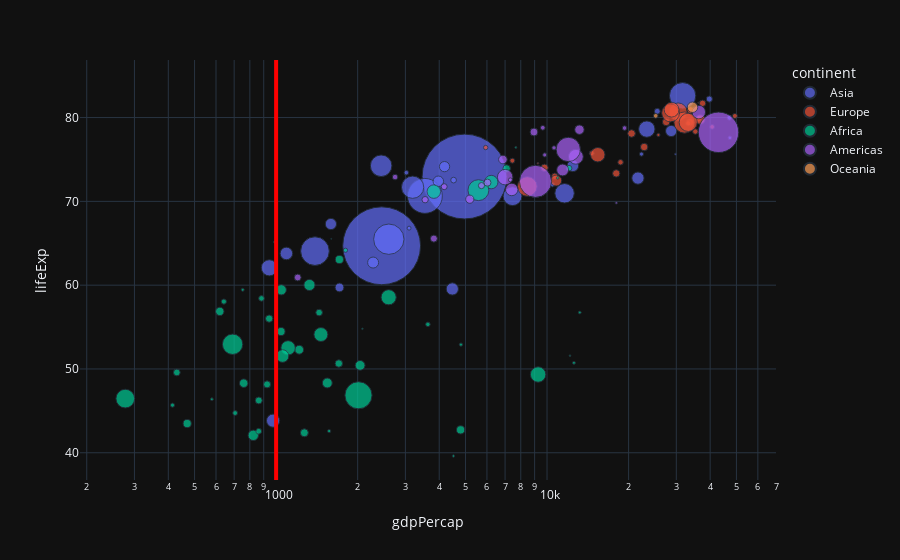

Write notebook code for a chart like this one.
### Code cell
import plotly.express as px

df = px.data.gapminder()

fig = px.scatter(df.query("year==2007"), x="gdpPercap", y="lifeExp",
	         size="pop", color="continent",
                 hover_name="country", log_x=True, size_max=60)
fig.update_layout(shapes=[
    dict(
      type= 'line',
      yref= 'paper', y0= 0, y1= 1,
      xref= 'x', x0= 1000, x1= 1000,
        line=dict(
                    color="Red",
                    width=4,
                    
                )
    )
])
fig.layout.template="plotly_dark"
#fig.write_html("blubb.html")
fig.show()

### Figure 1 — Plotly figure (JSON) as saved in the notebook; plotly's stock layout.template omitted (floating-point values rounded to 4 significant figures)
{"data": [{"hovertemplate": "<b>%{hovertext}</b><br><br>continent=Asia<br>gdpPercap=%{x}<br>lifeExp=%{y}<br>pop=%{marker.size}<extra></extra>", "hovertext": ["Afghanistan", "Bahrain", "Bangladesh", "Cambodia", "China", "Hong Kong, China", "India", "Indonesia", "Iran", "Iraq", "Israel", "Japan", "Jordan", "Korea, Dem. Rep.", "Korea, Rep.", "Kuwait", "Lebanon", "Malaysia", "Mongolia", "Myanmar", "Nepal", "Oman", "Pakistan", "Philippines", "Saudi Arabia", "Singapore", "Sri Lanka", "Syria", "Taiwan", "Thailand", "Vietnam", "West Bank and Gaza", "Yemen, Rep."], "legendgroup": "Asia", "marker": {"color": "#636efa", "size": [31889923, 708573, 150448339, 14131858, 1318683096, 6980412, 1110396331, 223547000, 69453570, 27499638, 6426679, 127467972, 6053193, 23301725, 49044790, 2505559, 3921278, 24821286, 2874127, 47761980, 28901790, 3204897, 169270617, 91077287, 27601038, 4553009, 20378239, 19314747, 23174294, 65068149, 85262356, 4018332, 22211743], "sizemode": "area", "sizeref": 366300.0, "symbol": "circle"}, "mode": "markers", "name": "Asia", "orientation": "v", "showlegend": true, "type": "scatter", "x": [974.6, 29800.0, 1391.0, 1714.0, 4959.0, 39720.0, 2452.0, 3541.0, 11610.0, 4471.0, 25520.0, 31660.0, 4519.0, 1593.0, 23350.0, 47310.0, 10460.0, 12450.0, 3096.0, 944, 1091.0, 22320.0, 2606.0, 3190.0, 21650.0, 47140.0, 3970.0, 4185.0, 28720.0, 7458.0, 2442.0, 3025.0, 2281.0], "xaxis": "x", "y": [43.83, 75.64, 64.06, 59.72, 72.96, 82.21, 64.7, 70.65, 70.96, 59.55, 80.75, 82.6, 72.53, 67.3, 78.62, 77.59, 71.99, 74.24, 66.8, 62.07, 63.78, 75.64, 65.48, 71.69, 72.78, 79.97, 72.4, 74.14, 78.4, 70.62, 74.25, 73.42, 62.7], "yaxis": "y"}, {"hovertemplate": "<b>%{hovertext}</b><br><br>continent=Europe<br>gdpPercap=%{x}<br>lifeExp=%{y}<br>pop=%{marker.size}<extra></extra>", "hovertext": ["Albania", "Austria", "Belgium", "Bosnia and Herzegovina", "Bulgaria", "Croatia", "Czech Republic", "Denmark", "Finland", "France", "Germany", "Greece", "Hungary", "Iceland", "Ireland", "Italy", "Montenegro", "Netherlands", "Norway", "Poland", "Portugal", "Romania", "Serbia", "Slovak Republic", "Slovenia", "Spain", "Sweden", "Switzerland", "Turkey", "United Kingdom"], "legendgroup": "Europe", "marker": {"color": "#EF553B", "size": [3600523, 8199783, 10392226, 4552198, 7322858, 4493312, 10228744, 5468120, 5238460, 61083916, 82400996, 10706290, 9956108, 301931, 4109086, 58147733, 684736, 16570613, 4627926, 38518241, 10642836, 22276056, 10150265, 5447502, 2009245, 40448191, 9031088, 7554661, 71158647, 60776238], "sizemode": "area", "sizeref": 366300.0, "symbol": "circle"}, "mode": "markers", "name": "Europe", "orientation": "v", "showlegend": true, "type": "scatter", "x": [5937.0, 36130.0, 33690.0, 7446.0, 10680.0, 14620.0, 22830.0, 35280.0, 33210.0, 30470.0, 32170.0, 27540.0, 18010.0, 36180.0, 40680.0, 28570.0, 9254.0, 36800.0, 49360.0, 15390.0, 20510.0, 10810.0, 9787.0, 18680.0, 25770.0, 28820.0, 33860.0, 37510.0, 8458.0, 33200.0], "xaxis": "x", "y": [76.42, 79.83, 79.44, 74.85, 73.0, 75.75, 76.49, 78.33, 79.31, 80.66, 79.41, 79.48, 73.34, 81.76, 78.89, 80.55, 74.54, 79.76, 80.2, 75.56, 78.1, 72.48, 74.0, 74.66, 77.93, 80.94, 80.88, 81.7, 71.78, 79.42], "yaxis": "y"}, {"hovertemplate": "<b>%{hovertext}</b><br><br>continent=Africa<br>gdpPercap=%{x}<br>lifeExp=%{y}<br>pop=%{marker.size}<extra></extra>", "hovertext": ["Algeria", "Angola", "Benin", "Botswana", "Burkina Faso", "Burundi", "Cameroon", "Central African Republic", "Chad", "Comoros", "Congo, Dem. Rep.", "Congo, Rep.", "Cote d'Ivoire", "Djibouti", "Egypt", "Equatorial Guinea", "Eritrea", "Ethiopia", "Gabon", "Gambia", "Ghana", "Guinea", "Guinea-Bissau", "Kenya", "Lesotho", "Liberia", "Libya", "Madagascar", "Malawi", "Mali", "Mauritania", "Mauritius", "Morocco", "Mozambique", "Namibia", "Niger", "Nigeria", "Reunion", "Rwanda", "Sao Tome and Principe", "Senegal", "Sierra Leone", "Somalia", "South Africa", "Sudan", "Swaziland", "Tanzania", "Togo", "Tunisia", "Uganda", "Zambia", "Zimbabwe"], "legendgroup": "Africa", "marker": {"color": "#00cc96", "size": [33333216, 12420476, 8078314, 1639131, 14326203, 8390505, 17696293, 4369038, 10238807, 710960, 64606759, 3800610, 18013409, 496374, 80264543, 551201, 4906585, 76511887, 1454867, 1688359, 22873338, 9947814, 1472041, 35610177, 2012649, 3193942, 6036914, 19167654, 13327079, 12031795, 3270065, 1250882, 33757175, 19951656, 2055080, 12894865, 135031164, 798094, 8860588, 199579, 12267493, 6144562, 9118773, 43997828, 42292929, 1133066, 38139640, 5701579, 10276158, 29170398, 11746035, 12311143], "sizemode": "area", "sizeref": 366300.0, "symbol": "circle"}, "mode": "markers", "name": "Africa", "orientation": "v", "showlegend": true, "type": "scatter", "x": [6223.0, 4797.0, 1441.0, 12570.0, 1217.0, 430.1, 2042.0, 706.0, 1704.0, 986.1, 277.6, 3633.0, 1545.0, 2082.0, 5581.0, 12150.0, 641.4, 690.8, 13210.0, 752.7, 1328.0, 942.7, 579.2, 1463.0, 1569.0, 414.5, 12060.0, 1045.0, 759.3, 1043.0, 1803.0, 10960.0, 3820.0, 823.7, 4811.0, 619.7, 2014.0, 7670.0, 863.1, 1598.0, 1712.0, 862.5, 926.1, 9270.0, 2602.0, 4513.0, 1107.0, 883.0, 7093.0, 1056.0, 1271.0, 469.7], "xaxis": "x", "y": [72.3, 42.73, 56.73, 50.73, 52.3, 49.58, 50.43, 44.74, 50.65, 65.15, 46.46, 55.32, 48.33, 54.79, 71.34, 51.58, 58.04, 52.95, 56.73, 59.45, 60.02, 56.01, 46.39, 54.11, 42.59, 45.68, 73.95, 59.44, 48.3, 54.47, 64.16, 72.8, 71.16, 42.08, 52.91, 56.87, 46.86, 76.44, 46.24, 65.53, 63.06, 42.57, 48.16, 49.34, 58.56, 39.61, 52.52, 58.42, 73.92, 51.54, 42.38, 43.49], "yaxis": "y"}, {"hovertemplate": "<b>%{hovertext}</b><br><br>continent=Americas<br>gdpPercap=%{x}<br>lifeExp=%{y}<br>pop=%{marker.size}<extra></extra>", "hovertext": ["Argentina", "Bolivia", "Brazil", "Canada", "Chile", "Colombia", "Costa Rica", "Cuba", "Dominican Republic", "Ecuador", "El Salvador", "Guatemala", "Haiti", "Honduras", "Jamaica", "Mexico", "Nicaragua", "Panama", "Paraguay", "Peru", "Puerto Rico", "Trinidad and Tobago", "United States", "Uruguay", "Venezuela"], "legendgroup": "Americas", "marker": {"color": "#ab63fa", "size": [40301927, 9119152, 190010647, 33390141, 16284741, 44227550, 4133884, 11416987, 9319622, 13755680, 6939688, 12572928, 8502814, 7483763, 2780132, 108700891, 5675356, 3242173, 6667147, 28674757, 3942491, 1056608, 301139947, 3447496, 26084662], "sizemode": "area", "sizeref": 366300.0, "symbol": "circle"}, "mode": "markers", "name": "Americas", "orientation": "v", "showlegend": true, "type": "scatter", "x": [12780.0, 3822.0, 9066.0, 36320.0, 13170.0, 7007.0, 9645.0, 8948.0, 6025.0, 6873.0, 5728.0, 5186.0, 1202.0, 3548.0, 7321.0, 11980.0, 2749.0, 9809.0, 4173.0, 7409.0, 19330.0, 18010.0, 42950.0, 10610.0, 11420.0], "xaxis": "x", "y": [75.32, 65.55, 72.39, 80.65, 78.55, 72.89, 78.78, 78.27, 72.23, 74.99, 71.88, 70.26, 60.92, 70.2, 72.57, 76.19, 72.9, 75.54, 71.75, 71.42, 78.75, 69.82, 78.24, 76.38, 73.75], "yaxis": "y"}, {"hovertemplate": "<b>%{hovertext}</b><br><br>continent=Oceania<br>gdpPercap=%{x}<br>lifeExp=%{y}<br>pop=%{marker.size}<extra></extra>", "hovertext": ["Australia", "New Zealand"], "legendgroup": "Oceania", "marker": {"color": "#FFA15A", "size": [20434176, 4115771], "sizemode": "area", "sizeref": 366300.0, "symbol": "circle"}, "mode": "markers", "name": "Oceania", "orientation": "v", "showlegend": true, "type": "scatter", "x": [34440.0, 25190.0], "xaxis": "x", "y": [81.23, 80.2], "yaxis": "y"}], "layout": {"autosize": true, "legend": {"itemsizing": "constant", "title": {"text": "continent"}, "tracegroupgap": 0}, "margin": {"t": 60}, "shapes": [{"line": {"color": "Red", "width": 4}, "type": "line", "x0": 1000, "x1": 1000, "xref": "x", "y0": 0, "y1": 1, "yref": "paper"}], "xaxis": {"anchor": "y", "autorange": true, "domain": [0, 1], "range": [2.277, 4.843], "title": {"text": "gdpPercap"}, "type": "log"}, "yaxis": {"anchor": "x", "autorange": true, "domain": [0, 1], "range": [36.57, 87.58], "title": {"text": "lifeExp"}, "type": "linear"}}}
